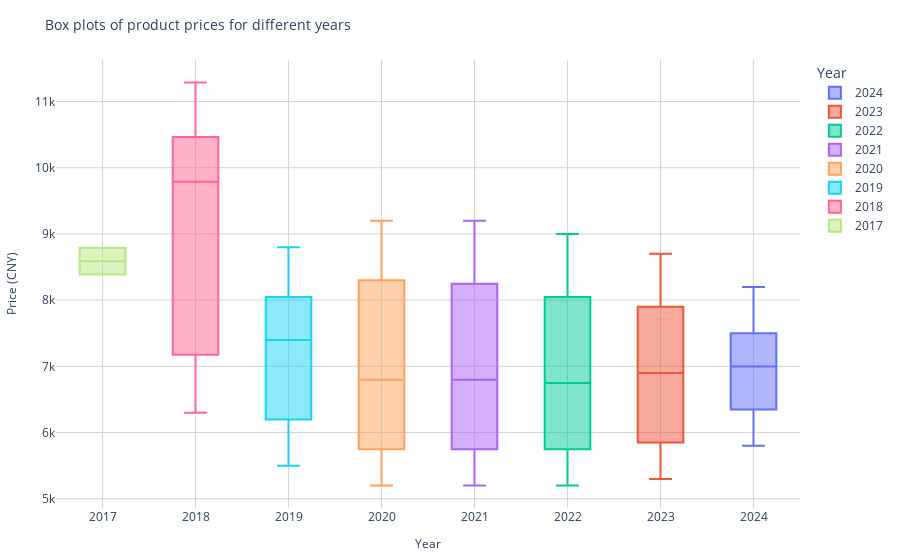

Notebook code cell kept with this figure:
### Code cell
#使用plotly库
fig=px.box(selected_data_2,x='Launched Year',y='Launched Price (China)',
             title='Box plots of product prices for different years',
             labels={'Launched Year':'Year','Launched Price (China)':'Price (CNY)'},
             color='Launched Year',
             category_orders={"Launched Year":sorted(selected_data_2['Launched Year'].unique(), reverse=True)}) 

fig.update_layout(
    plot_bgcolor='white',
    xaxis=dict(
        title='Year',
        gridcolor='lightgrey',
        titlefont=dict(size=12),
    ),
    yaxis=dict(
        title='Price (CNY)',
        gridcolor='lightgrey',
        titlefont=dict(size=12),
    ),
    title_font=dict(size=14),
    margin=dict(l=20, r=20, t=60, b=20),
    legend_title="Year",
)
fig.show()

### Figure 1 — Plotly figure (JSON) as saved in the notebook; plotly's stock layout.template omitted (floating-point values rounded to 4 significant figures)
{"data": [{"alignmentgroup": "True", "hovertemplate": "Year=%{x}<br>Price (CNY)=%{y}<extra></extra>", "legendgroup": "2024", "marker": {"color": "#636efa"}, "name": "2024", "notched": false, "offsetgroup": "2024", "orientation": "v", "showlegend": true, "type": "box", "x": [2024, 2024, 2024, 2024, 2024, 2024, 2024, 2024, 2024, 2024, 2024, 2024], "x0": " ", "xaxis": "x", "y": [5799, 6099, 6499, 6499, 6199, 6999, 6999, 7099, 7499, 7799, 8199, 7499], "y0": " ", "yaxis": "y"}, {"alignmentgroup": "True", "hovertemplate": "Year=%{x}<br>Price (CNY)=%{y}<extra></extra>", "legendgroup": "2023", "marker": {"color": "#EF553B"}, "name": "2023", "notched": false, "offsetgroup": "2023", "orientation": "v", "showlegend": true, "type": "box", "x": [2023, 2023, 2023, 2023, 2023, 2023, 2023, 2023, 2023, 2023, 2023, 2023], "x0": " ", "xaxis": "x", "y": [5299, 5599, 5999, 5699, 6799, 6199, 7299, 6999, 7799, 7999, 8199, 8699], "y0": " ", "yaxis": "y"}, {"alignmentgroup": "True", "hovertemplate": "Year=%{x}<br>Price (CNY)=%{y}<extra></extra>", "legendgroup": "2022", "marker": {"color": "#00cc96"}, "name": "2022", "notched": false, "offsetgroup": "2022", "orientation": "v", "showlegend": true, "type": "box", "x": [2022, 2022, 2022, 2022, 2022, 2022, 2022, 2022, 2022, 2022, 2022, 2022], "x0": " ", "xaxis": "x", "y": [5199, 5999, 5599, 6299, 5899, 5499, 7199, 7499, 7999, 8999, 8499, 8099], "y0": " ", "yaxis": "y"}, {"alignmentgroup": "True", "hovertemplate": "Year=%{x}<br>Price (CNY)=%{y}<extra></extra>", "legendgroup": "2021", "marker": {"color": "#ab63fa"}, "name": "2021", "notched": false, "offsetgroup": "2021", "orientation": "v", "showlegend": true, "type": "box", "x": [2021, 2021, 2021, 2021, 2021, 2021, 2021, 2021, 2021, 2021, 2021, 2021], "x0": " ", "xaxis": "x", "y": [5199, 5599, 5999, 5899, 6299, 5499, 7299, 7699, 8199, 8799, 8299, 9199], "y0": " ", "yaxis": "y"}, {"alignmentgroup": "True", "hovertemplate": "Year=%{x}<br>Price (CNY)=%{y}<extra></extra>", "legendgroup": "2020", "marker": {"color": "#FFA15A"}, "name": "2020", "notched": false, "offsetgroup": "2020", "orientation": "v", "showlegend": true, "type": "box", "x": [2020, 2020, 2020, 2020, 2020, 2020, 2020, 2020, 2020, 2020, 2020, 2020], "x0": " ", "xaxis": "x", "y": [5999, 5599, 5199, 6299, 5899, 5499, 7299, 7699, 8199, 8399, 9199, 8799], "y0": " ", "yaxis": "y"}, {"alignmentgroup": "True", "hovertemplate": "Year=%{x}<br>Price (CNY)=%{y}<extra></extra>", "legendgroup": "2019", "marker": {"color": "#19d3f3"}, "name": "2019", "notched": false, "offsetgroup": "2019", "orientation": "v", "showlegend": true, "type": "box", "x": [2019, 2019, 2019, 2019, 2019, 2019, 2019, 2019, 2019], "x0": " ", "xaxis": "x", "y": [7999, 7399, 6999, 5499, 5899, 6299, 8799, 8199, 7799], "y0": " ", "yaxis": "y"}, {"alignmentgroup": "True", "hovertemplate": "Year=%{x}<br>Price (CNY)=%{y}<extra></extra>", "legendgroup": "2018", "marker": {"color": "#FF6692"}, "name": "2018", "notched": false, "offsetgroup": "2018", "orientation": "v", "showlegend": true, "type": "box", "x": [2018, 2018, 2018, 2018, 2018, 2018, 2018, 2018, 2018], "x0": " ", "xaxis": "x", "y": [10388, 9788, 9188, 7299, 6799, 6299, 11288, 10688, 10088], "y0": " ", "yaxis": "y"}, {"alignmentgroup": "True", "hovertemplate": "Year=%{x}<br>Price (CNY)=%{y}<extra></extra>", "legendgroup": "2017", "marker": {"color": "#B6E880"}, "name": "2017", "notched": false, "offsetgroup": "2017", "orientation": "v", "showlegend": true, "type": "box", "x": [2017, 2017], "x0": " ", "xaxis": "x", "y": [8388, 8788], "y0": " ", "yaxis": "y"}], "layout": {"boxmode": "overlay", "legend": {"title": {"text": "Year"}, "tracegroupgap": 0}, "margin": {"b": 20, "l": 20, "r": 20, "t": 60}, "plot_bgcolor": "white", "title": {"font": {"size": 14}, "text": "Box plots of product prices for different years"}, "xaxis": {"anchor": "y", "categoryarray": [2024, 2023, 2022, 2021, 2020, 2019, 2018, 2017], "categoryorder": "array", "domain": [0, 1], "gridcolor": "lightgrey", "title": {"font": {"size": 12}, "text": "Year"}}, "yaxis": {"anchor": "x", "domain": [0, 1], "gridcolor": "lightgrey", "title": {"font": {"size": 12}, "text": "Price (CNY)"}}}}
